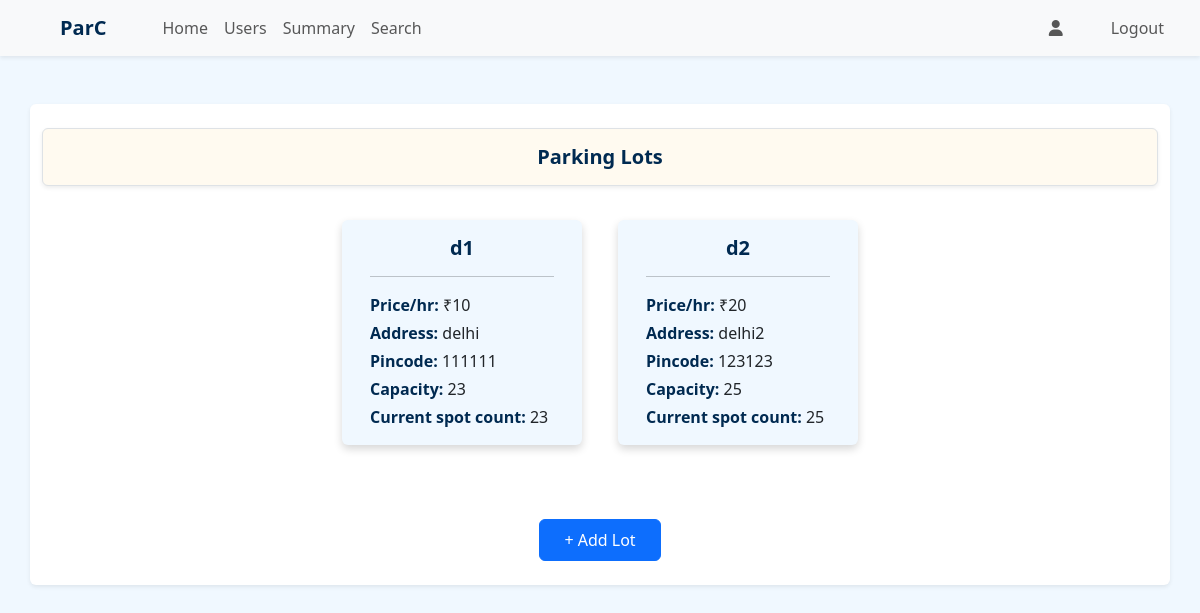
The app's page /admin/dashboard (signed in) with its own data.
### application/models.py (models this page shows)
class ParkingLot(db.Model):
    id = db.Column(db.Integer, primary_key = True)
    pl_name = db.Column(db.String, nullable = False)
    price = db.Column(db.Integer, nullable = False, default = 1000)
    address = db.Column(db.String, nullable = False)
    pincode = db.Column(db.Integer, nullable = False)
    capacity = db.Column(db.Integer, nullable = False)
    spots_count = db.Column(db.Integer, nullable = False)
    created_at = db.Column(db.DateTime, nullable = False)
    spots = db.relationship('ParkingSpot', backref = 'lot', cascade = 'all, delete')

### application/routes.py (the view)
@app.route('/admin/dashboard')
@auth_required()
@roles_required('admin')
def admin_dashboard():
    lots = ParkingLot.query.all()
    return render_template('admin_dashboard.html', lots=lots)

### templates/admin_dashboard.html (shortened to what this page needs)
{% extends "base.html" %}
{% block nav %}
<nav class="navbar navbar-expand-lg bg-body-tertiary shadow-sm sticky-top">
    <div class="container-fluid">
        <a href="{{url_for('admin_dashboard')}}" class="navbar-brand mx-5"><strong>ParC</strong></a>
        <div class="collapse navbar-collapse" id="navbarSupportedContent">
            <ul class="navbar-nav me-auto mb-2 mb-lg-0">
                <li class="nav-item">
                    <a href="{{url_for('admin_dashboard')}}" class="nav-link">Home</a>
                </li>
                <li class="nav-item">
                    <a href="{{url_for('get_users_data')}}" class="nav-link">Users</a>
                </li>
                <li class="nav-item">
                    <a href="{{url_for('admin_summary')}}" class="nav-link">Summary</a>
                </li>
                <li class="nav-item">
                    <a href="{{url_for('admin_search')}}" class="nav-link">Search</a>
                </li>
            </ul>
            <ul class="navbar-nav ms-auto mb-2 mb-lg-0">
                <li class="nav-item mx-3">
                    <a href="{{url_for('profile')}}" class="nav-link"><i class="fa-solid fa-user"></i></a>
                </li>
                <li class="nav-item mx-3">
                    <a href="{{url_for('user_logout')}}" class="nav-link">Logout</a>
                </li>
            </ul>
        </div>
    </div>
</nav>
{% endblock %}
{% block content %}
<div class="container my-5 shadow-sm p-4 rounded bg-white">
    <div class="row mb-4">
        <div class="col text-center py-3 rounded border shadow-sm" style="background-color: floralwhite;">
            <h5 class="fw-semibold mb-0">Parking Lots</h5>
        </div>
    </div>
    <div class="row align-items-start justify-content-center gap-3">
        {% for lot in lots %}
        <div class="card border-0" style="width: 15rem;">
            <a href="{{url_for('view_parking_lot', lot_id = lot.id)}}" class="text-decoration-none text-dark">
                <div class="card-body">
                    <h5 class="text-center fw-semibold">{{lot.pl_name}}</h5>
                    <hr>
                    <p class="card-text mb-1"><strong>Price/hr: </strong> ₹{{lot.price}}</p>
                    <p class="card-text mb-1"><strong>Address: </strong> {{lot.address}}</p>
                    <p class="card-text mb-1"><strong>Pincode: </strong> {{lot.pincode}} </p>
                    <p class="card-text mb-1"><strong>Capacity: </strong> {{lot.capacity}} </p>
                    <p class="card-text"><strong>Current spot count: </strong> {{lot.spots_count}} </p>
                </div>
            </a>
        </div>
        {% else %}
        <div class="col-12 text-center">
            <p class="text-muted">No Parking Lots Found</p>
        </div>
        {% endfor %}
        <div class="row mt-5">
            <div class="col text-center">
                <a href="{{url_for('create_lot')}}" class="btn btn-primary px-4 py-2">+ Add Lot</a>
            </div>
        </div>
    </div>
</div>
{% endblock %}

### templates/admin_dashboard.html (style rules this page uses)
body { background-image: none !important; }
.card { margin: 10px; background-color: aliceblue; box-shadow: 0 4px 8px rgba(0, 0, 0, 0.160); }

### records on screen
ParkingLot: pl_name "d1", price "10", address "delhi", pincode "111111", capacity "23", spots_count "23"
ParkingLot: pl_name "d2", price "20", address "delhi2", pincode "123123", capacity "25", spots_count "25"
